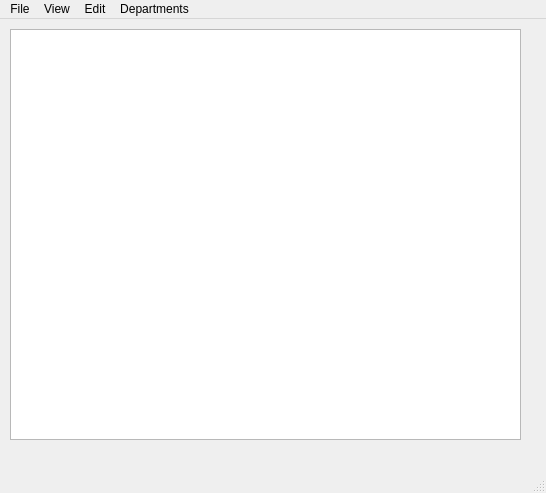
<?xml version="1.0" encoding="UTF-8"?>
<ui version="4.0">
 <class>MainWindow</class>
 <widget class="QMainWindow" name="MainWindow">
  <property name="geometry">
   <rect>
    <x>0</x>
    <y>0</y>
    <width>546</width>
    <height>493</height>
   </rect>
  </property>
  <property name="windowTitle">
   <string>MainWindow</string>
  </property>
  <widget class="QWidget" name="centralwidget">
   <widget class="QListWidget" name="listWidget">
    <property name="geometry">
     <rect>
      <x>10</x>
      <y>10</y>
      <width>511</width>
      <height>411</height>
     </rect>
    </property>
    <property name="font">
     <font>
      <family>URW Gothic L</family>
      <pointsize>12</pointsize>
     </font>
    </property>
   </widget>
  </widget>
  <widget class="QMenuBar" name="menubar">
   <property name="geometry">
    <rect>
     <x>0</x>
     <y>0</y>
     <width>546</width>
     <height>25</height>
    </rect>
   </property>
   <widget class="QMenu" name="menuFile">
    <property name="title">
     <string>File</string>
    </property>
    <addaction name="actionNew"/>
    <addaction name="actionQuit"/>
   </widget>
   <widget class="QMenu" name="menuView">
    <property name="title">
     <string>View</string>
    </property>
    <addaction name="actionView_Selected"/>
   </widget>
   <widget class="QMenu" name="menuEdit">
    <property name="title">
     <string>Edit</string>
    </property>
    <addaction name="actionEdit_Selected"/>
    <addaction name="actionDelete_Selected"/>
   </widget>
   <widget class="QMenu" name="menuPages">
    <property name="title">
     <string>Departments</string>
    </property>
    <addaction name="actionIntake"/>
    <addaction name="actionLab"/>
    <addaction name="actionFinishing"/>
    <addaction name="actionYield"/>
    <addaction name="actionProduct_Management"/>
    <addaction name="actionPackaging"/>
    <addaction name="actionDistillate"/>
    <addaction name="actionPOS"/>
    <addaction name="separator"/>
    <addaction name="actionPage_Switch_ON_OFF"/>
   </widget>
   <addaction name="menuFile"/>
   <addaction name="menuView"/>
   <addaction name="menuEdit"/>
   <addaction name="menuPages"/>
  </widget>
  <widget class="QStatusBar" name="statusbar"/>
  <action name="actionEdit_Selected">
   <property name="text">
    <string>Edit Selected</string>
   </property>
  </action>
  <action name="actionView_Selected">
   <property name="text">
    <string>View Selected</string>
   </property>
  </action>
  <action name="actionSave">
   <property name="text">
    <string>Save</string>
   </property>
  </action>
  <action name="actionNew">
   <property name="text">
    <string>New</string>
   </property>
  </action>
  <action name="actionQuit">
   <property name="text">
    <string>Quit</string>
   </property>
  </action>
  <action name="actionDelete_Selected">
   <property name="text">
    <string>Delete Selected</string>
   </property>
  </action>
  <action name="actionIntake">
   <property name="text">
    <string>Intake</string>
   </property>
  </action>
  <action name="actionLab">
   <property name="text">
    <string>Lab</string>
   </property>
  </action>
  <action name="actionFinishing">
   <property name="text">
    <string>Finishing</string>
   </property>
  </action>
  <action name="actionYield">
   <property name="text">
    <string>Yield</string>
   </property>
  </action>
  <action name="actionProduct_Management">
   <property name="text">
    <string>Product Management</string>
   </property>
  </action>
  <action name="actionPackaging">
   <property name="text">
    <string>Packaging</string>
   </property>
  </action>
  <action name="actionDistillate">
   <property name="text">
    <string>Distillate</string>
   </property>
  </action>
  <action name="actionPOS">
   <property name="text">
    <string>POS</string>
   </property>
  </action>
  <action name="actionPage_Switch_ON_OFF">
   <property name="checkable">
    <bool>true</bool>
   </property>
   <property name="checked">
    <bool>true</bool>
   </property>
   <property name="text">
    <string>Page Switch ON/OFF</string>
   </property>
  </action>
 </widget>
 <resources/>
 <connections/>
</ui>
